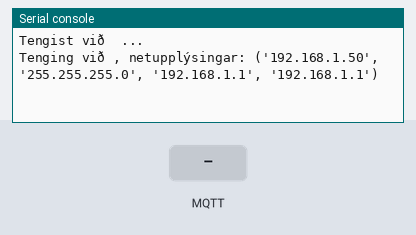
Simulated run of this program. Board: MicroPython board. On the bench: the last lines printed to the serial console. Inputs (shaded band) come from the test bench. WiFi joins after 1.5 s; no MQTT or app messages arrive unless stated.

Above: at 2.8 s.
2.9 s: MQTT message "1" arrives on the first subscribed topic
At 4.5 s:
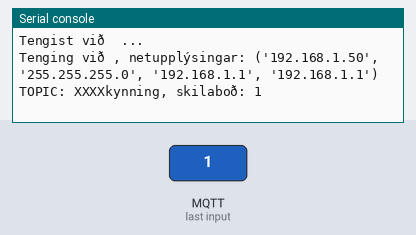
5.1 s: MQTT message "on" arrives on the first subscribed topic
At 6.1 s:
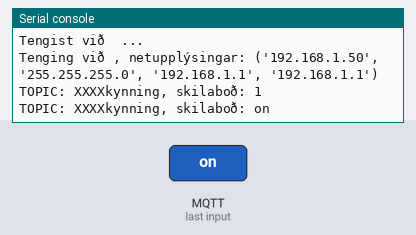
7.1 s: MQTT message "off" arrives on the first subscribed topic
At 8.8 s:
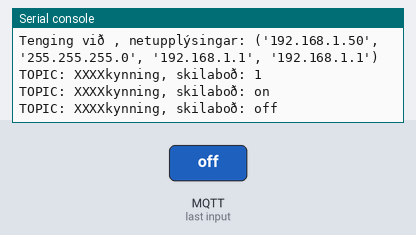

Measured:
- after the input at 2.9 s, the serial console: prints a new line after 0.75 s (image 1)
- after the input at 5.1 s, the serial console: prints a new line after 0.56 s (image 2)
- after the input at 7.1 s, the serial console: prints a new line after 0.56 s (image 3)

The program:

mottakari.py
```python
# Móttakari (Subscriber)

# --------------------- WIFI ---------------------

from network import WLAN, STA_IF
from time import sleep_ms

WIFI_SSID = ""
WIFI_LYKILORD = ""

wifi = WLAN(STA_IF)
if not wifi.isconnected():
    print(f"Tengist við {WIFI_SSID} ...")
    wifi.active(True)
    wifi.connect(WIFI_SSID, WIFI_LYKILORD)
    while not wifi.isconnected():
        pass
print(f"Tenging við {WIFI_SSID}, netupplýsingar:", wifi.ifconfig())

# ------------------------- MQTT ------------------------

from machine import unique_id
from ubinascii import hexlify
from umqtt.simple import MQTTClient

MQTT_BROKER = "test.mosquitto.org"
CLIENT_ID = "Mottakari"

TOPIC = b"XXXXkynning" # Settu fyrstu fjóra stafinu úr kennitölunni þinni stað í X-anna

def fekk_skilabod(topic, skilabod):
    print(f"TOPIC: {topic.decode()}, skilaboð: {skilabod.decode()}")

mqtt_client = MQTTClient(CLIENT_ID, MQTT_BROKER, keepalive=60)
mqtt_client.set_callback(fekk_skilabod)
mqtt_client.connect()
mqtt_client.subscribe(TOPIC)

while True:
    mqtt_client.check_msg()
    sleep_ms(1000)
```
